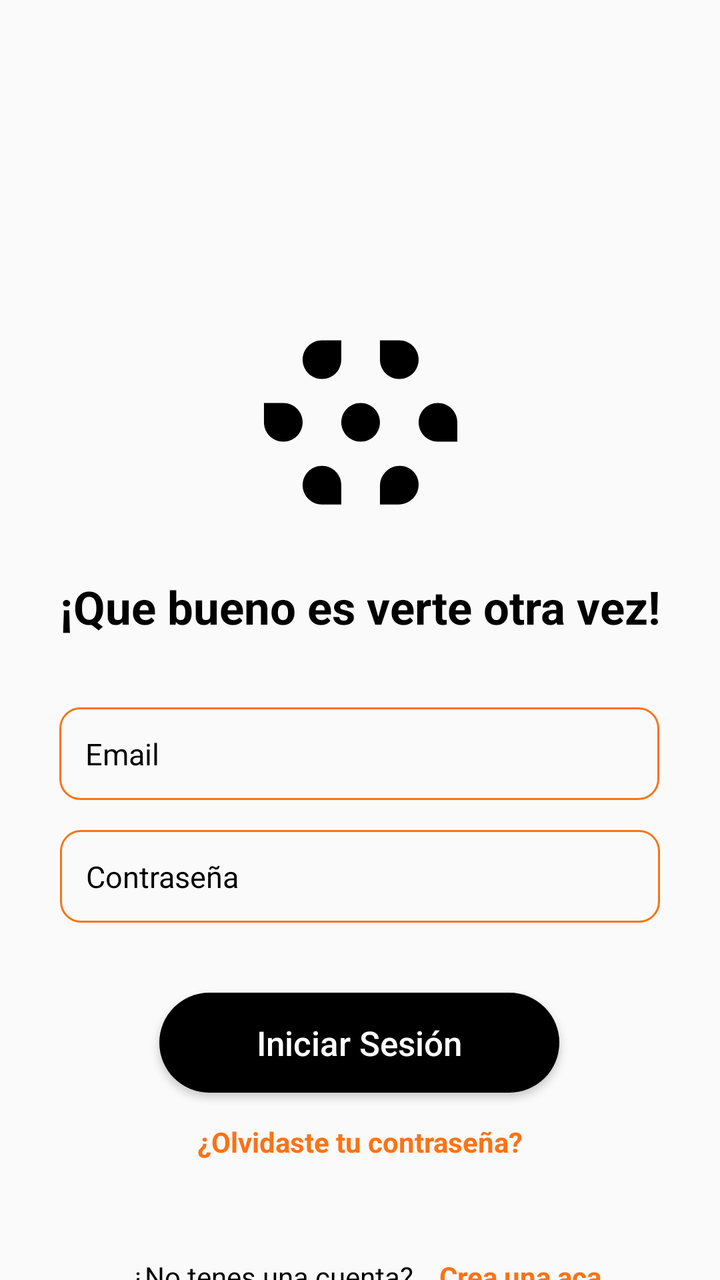
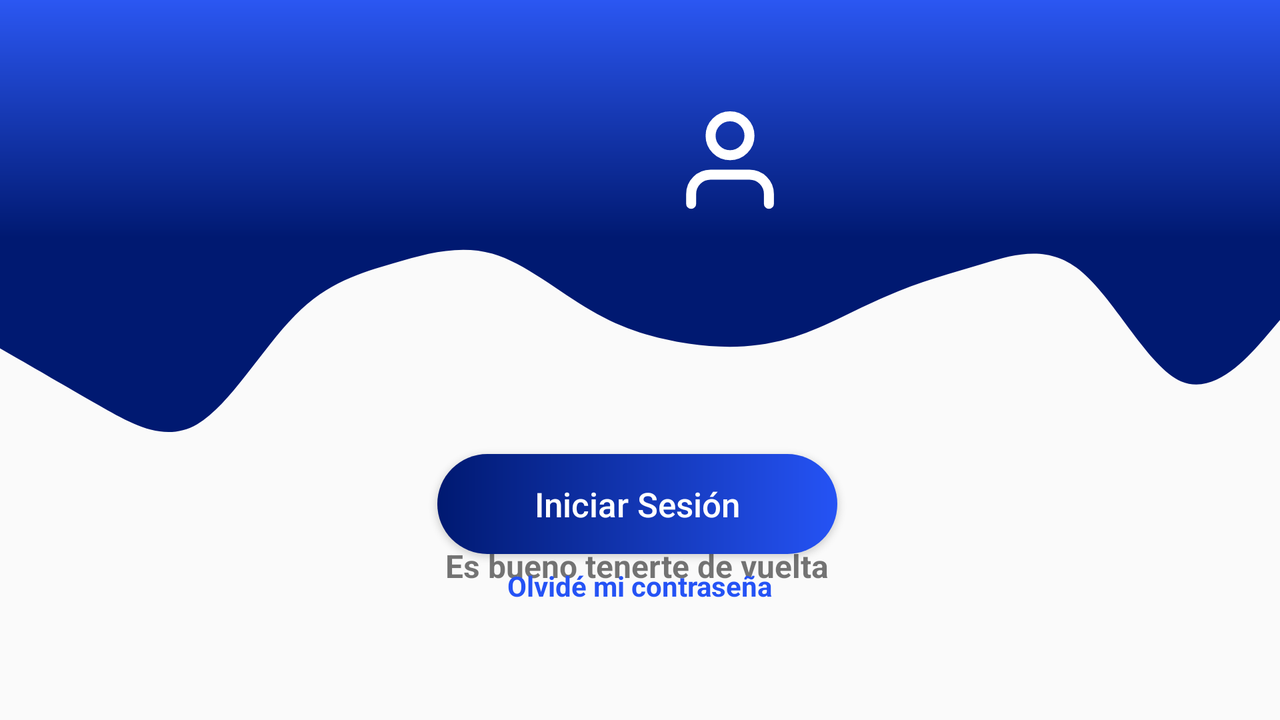

Two renders of one Android screen. The first uses the default layout on a phone; the second uses the alternative layout the repository ships for a different screen configuration, on a matching device. The two XML files are below.
<!-- AndroidManifest.xml: application theme Theme.Gamma -->
<!-- res/layout/activity_auth.xml -->
<?xml version="1.0" encoding="utf-8"?>
<androidx.constraintlayout.widget.ConstraintLayout xmlns:android="http://schemas.android.com/apk/res/android"
    xmlns:app="http://schemas.android.com/apk/res-auto"
    xmlns:tools="http://schemas.android.com/tools"
    android:layout_width="match_parent"
    android:layout_height="match_parent"
    tools:context=".AuthActivity">

    <Button
        android:id="@+id/iniciarSesionButton"
        android:layout_width="200dp"
        android:layout_height="50dp"
        android:layout_marginTop="35dp"
        android:background="@drawable/button_round"
        android:backgroundTint="@color/black"
        android:text="Iniciar Sesión"
        android:textAllCaps="false"
        android:textColor="#FFFFFF"
        android:textSize="17sp"
        app:layout_constraintEnd_toEndOf="parent"
        app:layout_constraintHorizontal_bias="0.497"
        app:layout_constraintStart_toStartOf="parent"
        app:layout_constraintTop_toBottomOf="@+id/inputContraseña"
        tools:ignore="HardcodedText" />

    <TextView
        android:id="@+id/textView4"
        android:layout_width="wrap_content"
        android:layout_height="wrap_content"
        android:layout_marginTop="90dp"
        android:shadowDx="1"
        android:shadowDy="10"
        android:shadowRadius="4"
        android:textColor="@color/black"
        android:text="¿No tenes una cuenta?"
        app:layout_constraintBottom_toBottomOf="parent"
        app:layout_constraintEnd_toEndOf="parent"
        app:layout_constraintHorizontal_bias="0.3"
        app:layout_constraintStart_toStartOf="parent"
        app:layout_constraintTop_toBottomOf="@+id/iniciarSesionButton"
        tools:ignore="HardcodedText" />

    <TextView
        android:id="@+id/createText"
        android:layout_width="wrap_content"
        android:layout_height="wrap_content"
        android:layout_marginTop="90dp"
        android:clickable="true"
        android:text="Crea una aca"
        android:textColor="@color/orange"
        android:textStyle="bold"
        app:layout_constraintBottom_toBottomOf="parent"
        app:layout_constraintEnd_toEndOf="parent"
        app:layout_constraintHorizontal_bias="0.18"
        app:layout_constraintStart_toEndOf="@+id/textView4"
        app:layout_constraintTop_toBottomOf="@+id/iniciarSesionButton"
        tools:ignore="HardcodedText" />

    <EditText
        android:id="@+id/inputEmail"
        android:layout_width="300dp"
        android:layout_height="wrap_content"
        android:layout_marginTop="35dp"
        android:background="@drawable/round_textbox"
        android:ems="10"
        android:hint="Email"
        android:inputType="textEmailAddress"
        android:padding="13dp"
        android:paddingTop="13dp"
        android:textColorHint="@color/black"
        android:textSize="15sp"
        app:layout_constraintEnd_toEndOf="parent"
        app:layout_constraintHorizontal_bias="0.495"
        app:layout_constraintStart_toStartOf="parent"
        app:layout_constraintTop_toBottomOf="@+id/textView2" />

    <EditText
        android:id="@+id/inputContraseña"
        android:layout_width="300dp"
        android:layout_height="wrap_content"
        android:layout_marginTop="15dp"
        android:background="@drawable/round_textbox"
        android:ems="10"
        android:hint="Contraseña"
        android:inputType="textPassword"
        android:padding="13dp"
        android:paddingTop="13dp"
        android:textColorHint="@color/black"
        android:textSize="15sp"
        app:layout_constraintEnd_toEndOf="parent"
        app:layout_constraintStart_toStartOf="parent"
        app:layout_constraintTop_toBottomOf="@+id/inputEmail"
        tools:ignore="Autofill,HardcodedText,SpUsage" />

    <TextView
        android:id="@+id/textView2"
        android:layout_width="wrap_content"
        android:layout_height="wrap_content"
        android:layout_marginTop="35dp"
        android:text="¡Que bueno es verte otra vez!"
        android:textColor="@color/black"
        android:textSize="23sp"
        android:textStyle="bold"
        app:layout_constraintEnd_toEndOf="parent"
        app:layout_constraintStart_toStartOf="parent"
        app:layout_constraintTop_toBottomOf="@+id/imageView5" />

    <TextView
        android:id="@+id/textView3"
        android:layout_width="wrap_content"
        android:layout_height="wrap_content"
        android:layout_marginTop="15dp"
        android:clickable="true"
        android:shadowDx="1"
        android:shadowDy="10"
        android:shadowRadius="1"
        android:text="¿Olvidaste tu contraseña?"
        android:textColor="@color/orange"
        android:textStyle="bold"
        app:layout_constraintEnd_toEndOf="parent"
        app:layout_constraintStart_toStartOf="parent"
        app:layout_constraintTop_toBottomOf="@+id/iniciarSesionButton"
        tools:ignore="HardcodedText" />

    <ImageView
        android:id="@+id/imageView5"
        android:layout_width="wrap_content"
        android:layout_height="wrap_content"
        android:layout_marginTop="170dp"
        app:layout_constraintEnd_toEndOf="parent"
        app:layout_constraintStart_toStartOf="parent"
        app:layout_constraintTop_toTopOf="parent"
        app:srcCompat="@drawable/ic_logo" />

</androidx.constraintlayout.widget.ConstraintLayout>
<!-- resources referenced by this layout -->
<resources>
  <color name="black">#FF000000</color>
  <color name="orange">#FA7316</color>
  <!-- drawable button_round (drawable) -->
  <?xml version="1.0" encoding="utf-8"?>
  <shape android:shape="rectangle" xmlns:android="http://schemas.android.com/apk/res/android">
      <gradient
          android:startColor="@color/dark_blue"
          android:endColor="@color/light_blue"
          android:type="linear"/>
      <corners
          android:radius="60dp"/>
  </shape>
  <!-- drawable ic_logo (drawable) -->
  <vector xmlns:android="http://schemas.android.com/apk/res/android"
      android:width="98dp"
      android:height="83dp"
      android:viewportWidth="98"
      android:viewportHeight="83">
    <path
        android:pathData="M0.978,31.5374H10.6438C15.9821,31.5374 20.3096,35.8649 20.3096,41.2031C20.3096,46.5414 15.9821,50.8689 10.6438,50.8689C5.3056,50.8689 0.978,46.5414 0.978,41.2031V31.5374Z"
        android:fillColor="#000000"/>
    <path
        android:pathData="M39.6416,41.2031C39.6416,35.8649 43.9691,31.5374 49.3074,31.5374C54.6457,31.5374 58.9732,35.8649 58.9732,41.2031C58.9732,46.5414 54.6457,50.8689 49.3074,50.8689C43.9691,50.8689 39.6416,46.5414 39.6416,41.2031Z"
        android:fillColor="#000000"/>
    <path
        android:pathData="M78.3047,41.2031C78.3047,35.8649 82.6322,31.5374 87.9705,31.5374C93.3088,31.5374 97.6363,35.8649 97.6363,41.2032V50.8689H87.9705C82.6322,50.8689 78.3047,46.5414 78.3047,41.2031Z"
        android:fillColor="#000000"/>
    <path
        android:pathData="M20.3096,9.8186C20.3096,4.4804 24.6371,0.1528 29.9754,0.1528H39.6412V9.8186C39.6412,15.1569 35.3136,19.4844 29.9754,19.4844C24.6371,19.4844 20.3096,15.1569 20.3096,9.8186Z"
        android:fillColor="#000000"/>
    <path
        android:pathData="M58.9731,0.1528H68.6389C73.9772,0.1528 78.3047,4.4804 78.3047,9.8186C78.3047,15.1569 73.9772,19.4844 68.6389,19.4844C63.3007,19.4844 58.9731,15.1569 58.9731,9.8186V0.1528Z"
        android:fillColor="#000000"/>
    <path
        android:pathData="M58.9731,72.9112C58.9731,67.3943 63.4455,62.9219 68.9625,62.9219C74.1221,62.9219 78.3047,67.1045 78.3047,72.2641C78.3047,77.7811 73.8323,82.2535 68.3154,82.2535H58.9731V72.9112Z"
        android:fillColor="#000000"/>
    <path
        android:pathData="M20.3096,72.5877C20.3096,67.2494 24.6371,62.9219 29.9754,62.9219C35.3136,62.9219 39.6412,67.2494 39.6412,72.5877V82.2535H29.9754C24.6371,82.2535 20.3096,77.9259 20.3096,72.5877Z"
        android:fillColor="#000000"/>
  </vector>
  <!-- drawable round_textbox (drawable) -->
  <?xml version="1.0" encoding="utf-8"?>
  <shape android:shape="rectangle" xmlns:android="http://schemas.android.com/apk/res/android">
  
      <stroke android:color="@color/orange"
  
          android:width="1dp"/>
  
      <corners android:radius="10dp"/>
  
  
  </shape>
  <style name="Theme.Gamma" parent="Theme.AppCompat.Light.NoActionBar">
          
          <item name="colorPrimary">@color/orange</item>
          <item name="colorPrimaryVariant">@color/orange</item>
          <item name="colorOnPrimary">@color/orange</item>
          
          <item name="colorSecondary">@color/orange</item>
          <item name="colorSecondaryVariant">@color/orange</item>
          <item name="colorOnSecondary">@color/orange</item>
          
          <item name="android:statusBarColor" tools:targetApi="l">?attr/colorPrimaryVariant</item>
          
      </style>
  <color name="dark_blue">#001971</color>
  <color name="light_blue">#2553F5</color>
</resources>
<!-- res/layout-land/activity_auth.xml (the repository's variant of the layout above) -->
<!-- drawn on the phone turned sideways -->
<?xml version="1.0" encoding="utf-8"?>
<androidx.constraintlayout.widget.ConstraintLayout xmlns:android="http://schemas.android.com/apk/res/android"
    xmlns:app="http://schemas.android.com/apk/res-auto"
    xmlns:tools="http://schemas.android.com/tools"
    android:layout_width="match_parent"
    android:layout_height="match_parent"
    tools:context=".AuthActivity">

    <Button
        android:id="@+id/iniciarSesionButton"
        android:layout_width="200dp"
        android:layout_height="50dp"
        android:layout_marginStart="8dp"
        android:layout_marginTop="8dp"
        android:layout_marginEnd="8dp"
        android:layout_marginBottom="8dp"
        android:background="@drawable/button_round"
        android:text="Iniciar Sesión"
        android:textAllCaps="false"
        android:textColor="#FFFFFF"
        android:textSize="17sp"
        app:layout_constraintBottom_toBottomOf="parent"
        app:layout_constraintEnd_toEndOf="parent"
        app:layout_constraintHorizontal_bias="0.497"
        app:layout_constraintStart_toStartOf="parent"
        app:layout_constraintTop_toTopOf="parent"
        app:layout_constraintVertical_bias="0.745"
        tools:ignore="HardcodedText" />

    <TextView
        android:id="@+id/textView4"
        android:layout_width="wrap_content"
        android:layout_height="wrap_content"
        android:layout_marginTop="100dp"
        android:shadowDx="1"
        android:shadowDy="10"
        android:shadowRadius="4"
        android:text="¿No tenes una cuenta?"
        app:layout_constraintBottom_toBottomOf="parent"
        app:layout_constraintEnd_toEndOf="parent"
        app:layout_constraintHorizontal_bias="0.3"
        app:layout_constraintStart_toStartOf="parent"
        app:layout_constraintTop_toBottomOf="@+id/iniciarSesionButton"
        app:layout_constraintVertical_bias="0.16000003"
        tools:ignore="HardcodedText" />

    <TextView
        android:id="@+id/createText"
        android:layout_width="wrap_content"
        android:layout_height="wrap_content"
        android:layout_marginTop="100dp"
        android:clickable="true"
        android:text="Crea una aca"
        android:textColor="@color/soft_blue"
        android:textStyle="bold"
        app:layout_constraintBottom_toBottomOf="parent"
        app:layout_constraintEnd_toEndOf="parent"
        app:layout_constraintHorizontal_bias="0.18"
        app:layout_constraintStart_toEndOf="@+id/textView4"
        app:layout_constraintTop_toBottomOf="@+id/iniciarSesionButton"
        app:layout_constraintVertical_bias="0.158"
        tools:ignore="HardcodedText" />

    <EditText
        android:id="@+id/inputEmail"
        android:layout_width="300dp"
        android:layout_height="wrap_content"
        android:layout_marginTop="340dp"
        android:layout_marginBottom="200dp"
        android:background="@drawable/round_textbox"
        android:ems="10"
        android:hint="Email"
        android:inputType="textEmailAddress"
        android:padding="13dp"
        android:paddingTop="13dp"
        android:textSize="15sp"
        app:layout_constraintBottom_toTopOf="@+id/textView4"
        app:layout_constraintEnd_toEndOf="parent"
        app:layout_constraintHorizontal_bias="0.495"
        app:layout_constraintStart_toStartOf="parent"
        app:layout_constraintTop_toTopOf="parent"
        app:layout_constraintVertical_bias="0.311" />

    <EditText
        android:id="@+id/inputContraseña"
        android:layout_width="300dp"
        android:layout_height="wrap_content"
        android:background="@drawable/round_textbox"
        android:ems="10"
        android:hint="Contraseña"
        android:inputType="textPassword"
        android:padding="13dp"
        android:paddingTop="13dp"
        android:textSize="15sp"
        app:layout_constraintBottom_toTopOf="@+id/iniciarSesionButton"
        app:layout_constraintEnd_toEndOf="parent"
        app:layout_constraintStart_toStartOf="parent"
        app:layout_constraintTop_toBottomOf="@+id/inputEmail"
        app:layout_constraintVertical_bias="0.26"
        tools:ignore="Autofill,HardcodedText,SpUsage" />

    <TextView
        android:id="@+id/textView"
        android:layout_width="wrap_content"
        android:layout_height="wrap_content"
        android:layout_marginTop="300dp"
        android:layout_marginBottom="8dp"
        android:text="¡Hola!"
        android:textSize="30sp"
        android:textStyle="bold"
        app:layout_constraintBottom_toTopOf="@+id/textView2"
        app:layout_constraintEnd_toEndOf="parent"
        app:layout_constraintStart_toStartOf="parent"
        app:layout_constraintTop_toTopOf="@+id/imageView3"
        app:layout_constraintVertical_bias="1.0" />

    <TextView
        android:id="@+id/textView2"
        android:layout_width="wrap_content"
        android:layout_height="wrap_content"
        android:text="Es bueno tenerte de vuelta"
        android:textSize="16sp"
        android:textStyle="bold"
        app:layout_constraintBottom_toTopOf="@+id/inputEmail"
        app:layout_constraintEnd_toEndOf="parent"
        app:layout_constraintHorizontal_bias="0.497"
        app:layout_constraintStart_toStartOf="parent"
        app:layout_constraintTop_toBottomOf="@+id/imageView"
        app:layout_constraintVertical_bias="0.925" />

    <ImageView
        android:id="@+id/imageView3"
        android:layout_width="wrap_content"
        android:layout_height="wrap_content"
        app:layout_constraintStart_toStartOf="parent"
        app:layout_constraintTop_toTopOf="parent"
        app:srcCompat="@drawable/ic_wave"
        app:tint="#001971" />

    <View
        android:id="@+id/view3"
        android:layout_width="733dp"
        android:layout_height="119dp"
        android:background="@drawable/colour_backgroundwave"
        app:layout_constraintStart_toStartOf="parent"
        app:layout_constraintTop_toTopOf="parent" />

    <ImageView
        android:id="@+id/imageView"
        android:layout_width="60dp"
        android:layout_height="142dp"
        android:layout_marginTop="40dp"
        app:layout_constraintBottom_toBottomOf="@+id/view3"
        app:layout_constraintEnd_toEndOf="@+id/view3"
        app:layout_constraintHorizontal_bias="0.498"
        app:layout_constraintStart_toStartOf="@+id/view3"
        app:layout_constraintTop_toTopOf="@+id/imageView3"
        app:srcCompat="@drawable/ic_user"
        app:tint="@color/white" />

    <TextView
        android:id="@+id/textView3"
        android:layout_width="wrap_content"
        android:layout_height="wrap_content"
        android:clickable="true"
        android:shadowDx="1"
        android:shadowDy="10"
        android:shadowRadius="1"
        android:text="Olvidé mi contraseña"
        android:textColor="@color/soft_blue"
        android:textStyle="bold"
        app:layout_constraintBottom_toBottomOf="parent"
        app:layout_constraintEnd_toEndOf="parent"
        app:layout_constraintStart_toStartOf="parent"
        app:layout_constraintTop_toBottomOf="@+id/iniciarSesionButton"
        app:layout_constraintVertical_bias="0.100000024" />

</androidx.constraintlayout.widget.ConstraintLayout>
<!-- resources referenced by the variant -->
<!-- as the phone turned sideways resolves them -->
<resources>
  <color name="soft_blue">#2553F5</color>
  <color name="white">#FFFFFFFF</color>
  <!-- drawable button_round (drawable) -->
  <?xml version="1.0" encoding="utf-8"?>
  <shape android:shape="rectangle" xmlns:android="http://schemas.android.com/apk/res/android">
      <gradient
          android:startColor="@color/dark_blue"
          android:endColor="@color/light_blue"
          android:type="linear"/>
      <corners
          android:radius="60dp"/>
  </shape>
  <!-- drawable colour_backgroundwave (drawable) -->
  <?xml version="1.0" encoding="utf-8"?>
  <shape xmlns:android="http://schemas.android.com/apk/res/android">
  
      <gradient
          android:startColor="#001971"
          android:endColor="#2B57F2"
          android:type="linear"
          android:angle="90"/>
  </shape>
  <!-- drawable ic_user (drawable) -->
  <vector xmlns:android="http://schemas.android.com/apk/res/android"
      android:width="35dp"
      android:height="35dp"
      android:viewportWidth="36"
      android:viewportHeight="36">
    <path
        android:pathData="M29.6766,31.3431V28.4264C29.6766,26.8793 29.062,25.3956 27.968,24.3016C26.8741,23.2077 25.3903,22.5931 23.8432,22.5931H12.1766C10.6295,22.5931 9.1458,23.2077 8.0518,24.3016C6.9578,25.3956 6.3432,26.8793 6.3432,28.4264V31.3431"
        android:strokeLineJoin="round"
        android:strokeWidth="3"
        android:fillColor="#00000000"
        android:strokeColor="#001971"
        android:strokeLineCap="round"/>
    <path
        android:pathData="M18.0099,16.7597C21.2316,16.7597 23.8433,14.1481 23.8433,10.9264C23.8433,7.7048 21.2316,5.0931 18.0099,5.0931C14.7883,5.0931 12.1766,7.7048 12.1766,10.9264C12.1766,14.1481 14.7883,16.7597 18.0099,16.7597Z"
        android:strokeLineJoin="round"
        android:strokeWidth="3"
        android:fillColor="#00000000"
        android:strokeColor="#001971"
        android:strokeLineCap="round"/>
  </vector>
  <!-- drawable ic_wave (drawable) -->
  <vector xmlns:android="http://schemas.android.com/apk/res/android"
      android:width="1440dp"
      android:height="320dp"
      android:viewportWidth="1440"
      android:viewportHeight="320">
    <path
        android:pathData="M0,192L18.5,202.7C36.9,213 74,235 111,256C147.7,277 185,299 222,277.3C258.5,256 295,192 332,154.7C369.2,117 406,107 443,96C480,85 517,75 554,85.3C590.8,96 628,128 665,149.3C701.5,171 738,181 775,186.7C812.3,192 849,192 886,181.3C923.1,171 960,149 997,133.3C1033.8,117 1071,107 1108,96C1144.6,85 1182,75 1218,106.7C1255.4,139 1292,213 1329,229.3C1366.2,245 1403,203 1422,181.3L1440,160L1440,0L1421.5,0C1403.1,0 1366,0 1329,0C1292.3,0 1255,0 1218,0C1181.5,0 1145,0 1108,0C1070.8,0 1034,0 997,0C960,0 923,0 886,0C849.2,0 812,0 775,0C738.5,0 702,0 665,0C627.7,0 591,0 554,0C516.9,0 480,0 443,0C406.2,0 369,0 332,0C295.4,0 258,0 222,0C184.6,0 148,0 111,0C73.8,0 37,0 18,0L0,0Z"
        android:fillColor="#009EFD"/>
  </vector>
  <!-- drawable round_textbox (drawable) -->
  <?xml version="1.0" encoding="utf-8"?>
  <shape android:shape="rectangle" xmlns:android="http://schemas.android.com/apk/res/android">
  
      <stroke android:color="@color/orange"
  
          android:width="1dp"/>
  
      <corners android:radius="10dp"/>
  
  
  </shape>
  <style name="Theme.Gamma" parent="Theme.AppCompat.Light.NoActionBar">
          
          <item name="colorPrimary">@color/orange</item>
          <item name="colorPrimaryVariant">@color/orange</item>
          <item name="colorOnPrimary">@color/orange</item>
          
          <item name="colorSecondary">@color/orange</item>
          <item name="colorSecondaryVariant">@color/orange</item>
          <item name="colorOnSecondary">@color/orange</item>
          
          <item name="android:statusBarColor" tools:targetApi="l">?attr/colorPrimaryVariant</item>
          
      </style>
  <color name="dark_blue">#001971</color>
  <color name="light_blue">#2553F5</color>
  <color name="orange">#FA7316</color>
</resources>
